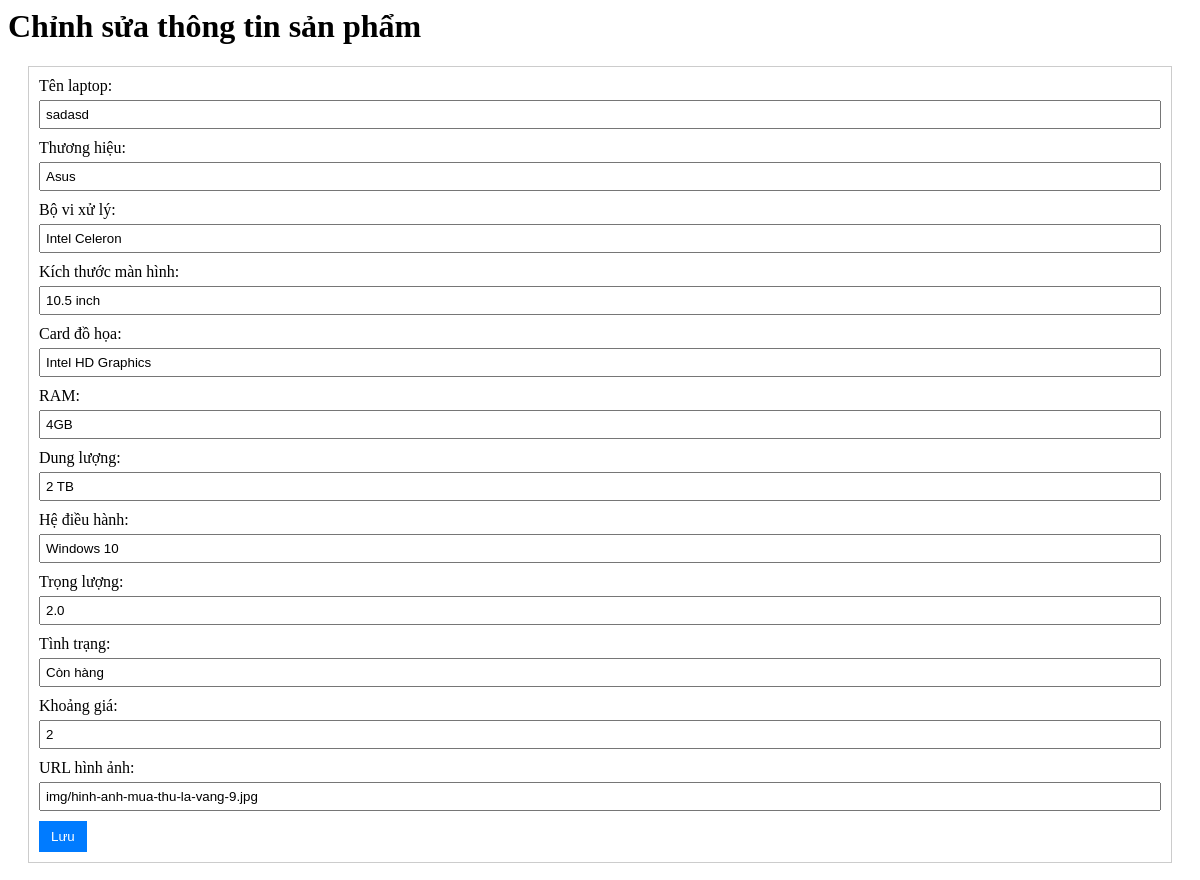
The app's page /layout/update_laptop.php?id=12 with its own data.
### tables this page shows
CREATE TABLE `laptops` (
  `id` int(11) NOT NULL,
  `laptop_name` varchar(100) NOT NULL,
  `brand` varchar(50) NOT NULL,
  `processor` varchar(50) NOT NULL,
  `screen_size` varchar(20) NOT NULL,
  `graphics_card` varchar(100) NOT NULL,
  `ram` varchar(10) NOT NULL,
  `storage_capacity` varchar(50) NOT NULL,
  `operating_system` varchar(50) NOT NULL,
  `weight` decimal(5,1) NOT NULL,
  `status` enum('Còn hàng','Liên hệ') NOT NULL,
  `price_range` decimal(10,0) NOT NULL,
  `image_url` varchar(255) NOT NULL
);

### layout/update_laptop.php (the view, shortened to what this page needs)
<link rel="stylesheet" href="/css/update_laptop.css">
<?php
include 'connect.php';
if (isset($_GET['id']) && is_numeric($_GET['id'])) {
    $laptop_id = $_GET['id'];
    $sql_check = "SELECT * FROM `laptops` WHERE `id` = $laptop_id";
    $result_check = $conn->query($sql_check);
    if ($result_check->num_rows > 0) {
        $row = $result_check->fetch_assoc();
        echo "<h1>Chỉnh sửa thông tin sản phẩm</h1>";
        echo "<form method='POST'>
            <label>Tên laptop:</label>
            <input type='text' name='laptop_name' value='".$row['laptop_name']."'><br>
            <label>Thương hiệu:</label>
            <input type='text' name='brand' value='".$row['brand']."'><br>
            <label>Bộ vi xử lý:</label>
            <input type='text' name='processor' value='".$row['processor']."'><br>
            <label>Kích thước màn hình:</label>
            <input type='text' name='screen_size' value='".$row['screen_size']."'><br>
            <label>Card đồ họa:</label>
            <input type='text' name='graphics_card' value='".$row['graphics_card']."'><br>
            <label>RAM:</label>
            <input type='text' name='ram' value='".$row['ram']."'><br>
            <label>Dung lượng:</label>
            <input type='text' name='storage_capacity' value='".$row['storage_capacity']."'><br>
            <label>Hệ điều hành:</label>
            <input type='text' name='operating_system' value='".$row['operating_system']."'><br>
            <label>Trọng lượng:</label>
            <input type='text' name='weight' value='".$row['weight']."'><br>
            <label>Tình trạng:</label>
            <input type='text' name='status' value='".$row['status']."'><br>
            <label>Khoảng giá:</label>
            <input type='text' name='price_range' value='".$row['price_range']."'><br>
            <label>URL hình ảnh:</label>
            <input type='text' name='image_url' value='".$row['image_url']."'><br>
            <input type='submit' value='Lưu'>
        </form>";
    } else {
        echo "Không tìm thấy sản phẩm có ID $laptop_id.";
    }
} else {
    echo "Không có ID hợp lệ được cung cấp.";
}
?>

### css/update_laptop.css (style rules this page uses)
form { margin: 20px; padding: 10px; border: 1px solid #ccc; }
label { display: block; margin-bottom: 5px; }
input[type="text"] { width: 100%; padding: 5px; margin-bottom: 10px; }
input[type="submit"] { background-color: #007bff; color: #fff; padding: 8px 12px; border: none; cursor: pointer; }

### records on screen
laptops: laptop_name "sadasd", brand "Asus", processor "Intel Celeron", screen_size "10.5 inch", graphics_card "Intel HD Graphics", ram "4GB", storage_capacity "2 TB", operating_system "Windows 10", weight "2.0", status "Còn hàng", price_range "2", image_url "img/hinh-anh-mua-thu-la-vang-9.jpg"
